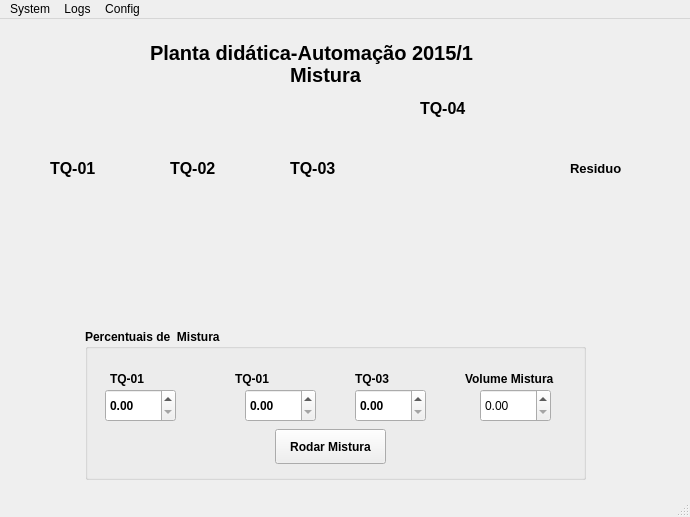
<?xml version="1.0" encoding="UTF-8"?>
<ui version="4.0">
 <class>MainWindow</class>
 <widget class="QMainWindow" name="MainWindow">
  <property name="windowModality">
   <enum>Qt::NonModal</enum>
  </property>
  <property name="geometry">
   <rect>
    <x>0</x>
    <y>0</y>
    <width>690</width>
    <height>517</height>
   </rect>
  </property>
  <property name="windowTitle">
   <string>ESSA - Embeddable SCADA for Small Applications</string>
  </property>
  <property name="toolButtonStyle">
   <enum>Qt::ToolButtonIconOnly</enum>
  </property>
  <property name="animated">
   <bool>true</bool>
  </property>
  <widget class="QWidget" name="centralwidget">
   <widget class="Led" name="led">
    <property name="geometry">
     <rect>
      <x>607</x>
      <y>0</y>
      <width>91</width>
      <height>81</height>
     </rect>
    </property>
    <property name="toolTip">
     <string>Led Widget</string>
    </property>
    <property name="whatsThis">
     <string>Led SCADA</string>
    </property>
   </widget>
   <widget class="Thermo" name="tanque2">
    <property name="geometry">
     <rect>
      <x>150</x>
      <y>160</y>
      <width>87</width>
      <height>156</height>
     </rect>
    </property>
    <property name="toolTip">
     <string>Thermo Widget</string>
    </property>
    <property name="whatsThis">
     <string>SCADA Thermo</string>
    </property>
   </widget>
   <widget class="Thermo" name="tanque3">
    <property name="geometry">
     <rect>
      <x>270</x>
      <y>160</y>
      <width>87</width>
      <height>156</height>
     </rect>
    </property>
    <property name="toolTip">
     <string>Thermo Widget</string>
    </property>
    <property name="whatsThis">
     <string>SCADA Thermo</string>
    </property>
   </widget>
   <widget class="Thermo" name="tanque4">
    <property name="geometry">
     <rect>
      <x>370</x>
      <y>100</y>
      <width>141</width>
      <height>181</height>
     </rect>
    </property>
    <property name="toolTip">
     <string>Thermo Widget</string>
    </property>
    <property name="whatsThis">
     <string>SCADA Thermo</string>
    </property>
   </widget>
   <widget class="Thermo" name="tanqueResiduo">
    <property name="geometry">
     <rect>
      <x>550</x>
      <y>160</y>
      <width>87</width>
      <height>156</height>
     </rect>
    </property>
    <property name="toolTip">
     <string>Thermo Widget</string>
    </property>
    <property name="whatsThis">
     <string>SCADA Thermo</string>
    </property>
   </widget>
   <widget class="Display" name="display">
    <property name="geometry">
     <rect>
      <x>50</x>
      <y>140</y>
      <width>48</width>
      <height>19</height>
     </rect>
    </property>
    <property name="font">
     <font>
      <pointsize>12</pointsize>
      <weight>75</weight>
      <bold>true</bold>
     </font>
    </property>
    <property name="toolTip">
     <string>Display Widget</string>
    </property>
    <property name="whatsThis">
     <string>Display SCADA</string>
    </property>
    <property name="text">
     <string>TQ-01</string>
    </property>
   </widget>
   <widget class="Display" name="display_2">
    <property name="geometry">
     <rect>
      <x>170</x>
      <y>140</y>
      <width>48</width>
      <height>19</height>
     </rect>
    </property>
    <property name="font">
     <font>
      <pointsize>12</pointsize>
      <weight>75</weight>
      <bold>true</bold>
     </font>
    </property>
    <property name="toolTip">
     <string>Display Widget</string>
    </property>
    <property name="whatsThis">
     <string>Display SCADA</string>
    </property>
    <property name="text">
     <string>TQ-02</string>
    </property>
   </widget>
   <widget class="Display" name="display_3">
    <property name="geometry">
     <rect>
      <x>290</x>
      <y>140</y>
      <width>48</width>
      <height>19</height>
     </rect>
    </property>
    <property name="font">
     <font>
      <pointsize>12</pointsize>
      <weight>75</weight>
      <bold>true</bold>
     </font>
    </property>
    <property name="toolTip">
     <string>Display Widget</string>
    </property>
    <property name="whatsThis">
     <string>Display SCADA</string>
    </property>
    <property name="text">
     <string>TQ-03</string>
    </property>
   </widget>
   <widget class="Display" name="display_4">
    <property name="geometry">
     <rect>
      <x>420</x>
      <y>80</y>
      <width>48</width>
      <height>19</height>
     </rect>
    </property>
    <property name="font">
     <font>
      <pointsize>12</pointsize>
      <weight>75</weight>
      <bold>true</bold>
     </font>
    </property>
    <property name="toolTip">
     <string>Display Widget</string>
    </property>
    <property name="whatsThis">
     <string>Display SCADA</string>
    </property>
    <property name="text">
     <string>TQ-04</string>
    </property>
   </widget>
   <widget class="Display" name="display_5">
    <property name="geometry">
     <rect>
      <x>570</x>
      <y>140</y>
      <width>51</width>
      <height>19</height>
     </rect>
    </property>
    <property name="font">
     <font>
      <pointsize>10</pointsize>
      <weight>75</weight>
      <bold>true</bold>
     </font>
    </property>
    <property name="toolTip">
     <string>Display Widget</string>
    </property>
    <property name="whatsThis">
     <string>Display SCADA</string>
    </property>
    <property name="text">
     <string>Residuo</string>
    </property>
   </widget>
   <widget class="Thermo" name="tanque1">
    <property name="geometry">
     <rect>
      <x>30</x>
      <y>160</y>
      <width>87</width>
      <height>156</height>
     </rect>
    </property>
    <property name="toolTip">
     <string>Thermo Widget</string>
    </property>
    <property name="whatsThis">
     <string>SCADA Thermo</string>
    </property>
   </widget>
   <widget class="Display" name="display_6">
    <property name="geometry">
     <rect>
      <x>150</x>
      <y>18</y>
      <width>351</width>
      <height>31</height>
     </rect>
    </property>
    <property name="font">
     <font>
      <pointsize>15</pointsize>
      <weight>75</weight>
      <bold>true</bold>
     </font>
    </property>
    <property name="toolTip">
     <string>Display Widget</string>
    </property>
    <property name="whatsThis">
     <string>Display SCADA</string>
    </property>
    <property name="text">
     <string>Planta didática-Automação 2015/1</string>
    </property>
   </widget>
   <widget class="Display" name="display_7">
    <property name="geometry">
     <rect>
      <x>290</x>
      <y>40</y>
      <width>81</width>
      <height>31</height>
     </rect>
    </property>
    <property name="font">
     <font>
      <pointsize>15</pointsize>
      <weight>75</weight>
      <bold>true</bold>
     </font>
    </property>
    <property name="toolTip">
     <string>Display Widget</string>
    </property>
    <property name="whatsThis">
     <string>Display SCADA</string>
    </property>
    <property name="text">
     <string>Mistura</string>
    </property>
   </widget>
   <widget class="QGroupBox" name="groupBox">
    <property name="geometry">
     <rect>
      <x>85</x>
      <y>310</y>
      <width>501</width>
      <height>151</height>
     </rect>
    </property>
    <property name="font">
     <font>
      <weight>75</weight>
      <bold>true</bold>
     </font>
    </property>
    <property name="title">
     <string>Percentuais de  Mistura</string>
    </property>
    <widget class="Display" name="display_8">
     <property name="geometry">
      <rect>
       <x>380</x>
       <y>40</y>
       <width>101</width>
       <height>19</height>
      </rect>
     </property>
     <property name="toolTip">
      <string>Display Widget</string>
     </property>
     <property name="whatsThis">
      <string>Display SCADA</string>
     </property>
     <property name="text">
      <string>Volume Mistura</string>
     </property>
    </widget>
    <widget class="OnOffButton" name="onOffButton">
     <property name="geometry">
      <rect>
       <x>190</x>
       <y>100</y>
       <width>111</width>
       <height>35</height>
      </rect>
     </property>
     <property name="toolTip">
      <string>OnOffButton Widget</string>
     </property>
     <property name="whatsThis">
      <string>SCADA OnOffButton</string>
     </property>
     <property name="text">
      <string>Rodar Mistura</string>
     </property>
     <property name="Value">
      <bool>false</bool>
     </property>
     <property name="TextTrue">
      <string>Rodar Mistura</string>
     </property>
     <property name="TextFalse">
      <string>Standby</string>
     </property>
    </widget>
    <widget class="Display" name="display_9">
     <property name="geometry">
      <rect>
       <x>25</x>
       <y>40</y>
       <width>61</width>
       <height>20</height>
      </rect>
     </property>
     <property name="toolTip">
      <string>Display Widget</string>
     </property>
     <property name="whatsThis">
      <string>Display SCADA</string>
     </property>
     <property name="text">
      <string>TQ-01</string>
     </property>
    </widget>
    <widget class="Display" name="display_10">
     <property name="geometry">
      <rect>
       <x>150</x>
       <y>40</y>
       <width>71</width>
       <height>20</height>
      </rect>
     </property>
     <property name="toolTip">
      <string>Display Widget</string>
     </property>
     <property name="whatsThis">
      <string>Display SCADA</string>
     </property>
     <property name="text">
      <string>TQ-01</string>
     </property>
    </widget>
    <widget class="Display" name="display_11">
     <property name="geometry">
      <rect>
       <x>270</x>
       <y>40</y>
       <width>71</width>
       <height>20</height>
      </rect>
     </property>
     <property name="toolTip">
      <string>Display Widget</string>
     </property>
     <property name="whatsThis">
      <string>Display SCADA</string>
     </property>
     <property name="text">
      <string>TQ-03</string>
     </property>
    </widget>
    <widget class="DoubleSpinBox" name="dsb3">
     <property name="geometry">
      <rect>
       <x>270</x>
       <y>60</y>
       <width>71</width>
       <height>33</height>
      </rect>
     </property>
     <property name="whatsThis">
      <string>DoubleSpinBox SCADA</string>
     </property>
    </widget>
    <widget class="DoubleSpinBox" name="dsb2">
     <property name="geometry">
      <rect>
       <x>160</x>
       <y>60</y>
       <width>71</width>
       <height>33</height>
      </rect>
     </property>
     <property name="whatsThis">
      <string>DoubleSpinBox SCADA</string>
     </property>
    </widget>
    <widget class="DoubleSpinBox" name="dsb1">
     <property name="geometry">
      <rect>
       <x>20</x>
       <y>60</y>
       <width>71</width>
       <height>33</height>
      </rect>
     </property>
     <property name="whatsThis">
      <string>DoubleSpinBox SCADA</string>
     </property>
    </widget>
   </widget>
   <widget class="DoubleSpinBox" name="dspVolume">
    <property name="geometry">
     <rect>
      <x>480</x>
      <y>370</y>
      <width>71</width>
      <height>33</height>
     </rect>
    </property>
    <property name="whatsThis">
     <string>DoubleSpinBox SCADA</string>
    </property>
   </widget>
   <zorder>groupBox</zorder>
   <zorder>led</zorder>
   <zorder>tanque2</zorder>
   <zorder>tanque3</zorder>
   <zorder>tanque4</zorder>
   <zorder>tanqueResiduo</zorder>
   <zorder>display</zorder>
   <zorder>display_2</zorder>
   <zorder>display_3</zorder>
   <zorder>display_4</zorder>
   <zorder>display_5</zorder>
   <zorder>tanque1</zorder>
   <zorder>display_6</zorder>
   <zorder>display_7</zorder>
   <zorder>dspVolume</zorder>
  </widget>
  <widget class="QMenuBar" name="menubar">
   <property name="geometry">
    <rect>
     <x>0</x>
     <y>0</y>
     <width>690</width>
     <height>31</height>
    </rect>
   </property>
   <widget class="QMenu" name="menuSystem">
    <property name="title">
     <string>System</string>
    </property>
    <addaction name="actionRun"/>
    <addaction name="actionStop"/>
    <addaction name="separator"/>
    <addaction name="actionCompile_and_Run"/>
    <addaction name="separator"/>
    <addaction name="actionExit"/>
   </widget>
   <widget class="QMenu" name="menuLogs">
    <property name="title">
     <string>Logs</string>
    </property>
    <addaction name="actionAlarm_Log"/>
    <addaction name="actionSystem_Logs"/>
   </widget>
   <widget class="QMenu" name="menuConfig">
    <property name="title">
     <string>Config</string>
    </property>
    <addaction name="actionESSA_Config"/>
   </widget>
   <addaction name="menuSystem"/>
   <addaction name="menuLogs"/>
   <addaction name="menuConfig"/>
  </widget>
  <widget class="QStatusBar" name="statusbar"/>
  <action name="actionRun">
   <property name="text">
    <string>Run</string>
   </property>
  </action>
  <action name="actionStop">
   <property name="text">
    <string>Stop</string>
   </property>
  </action>
  <action name="actionAlarm_Log">
   <property name="text">
    <string>Alarm Log</string>
   </property>
  </action>
  <action name="actionSystem_Logs">
   <property name="text">
    <string>System Logs</string>
   </property>
  </action>
  <action name="actionESSA_Config">
   <property name="text">
    <string>ESSA Config</string>
   </property>
  </action>
  <action name="actionCompile_and_Run">
   <property name="text">
    <string>Compile and Run</string>
   </property>
  </action>
  <action name="actionExit">
   <property name="text">
    <string>Exit</string>
   </property>
  </action>
 </widget>
 <customwidgets>
  <customwidget>
   <class>Display</class>
   <extends>QLabel</extends>
   <header>display</header>
  </customwidget>
  <customwidget>
   <class>DoubleSpinBox</class>
   <extends>QDoubleSpinBox</extends>
   <header>doubleSpinBox</header>
  </customwidget>
  <customwidget>
   <class>Led</class>
   <extends>QWidget</extends>
   <header>led</header>
  </customwidget>
  <customwidget>
   <class>OnOffButton</class>
   <extends>QPushButton</extends>
   <header>onOfButton</header>
  </customwidget>
  <customwidget>
   <class>Thermo</class>
   <extends>QWidget</extends>
   <header>thermo</header>
  </customwidget>
 </customwidgets>
 <resources/>
 <connections/>
</ui>
